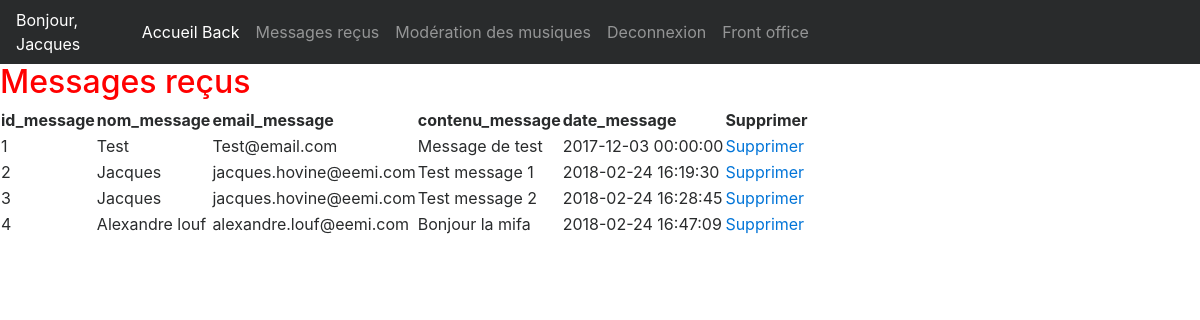
/admin/messages_back.php (signed in), run on an earlier commit of the app's database.
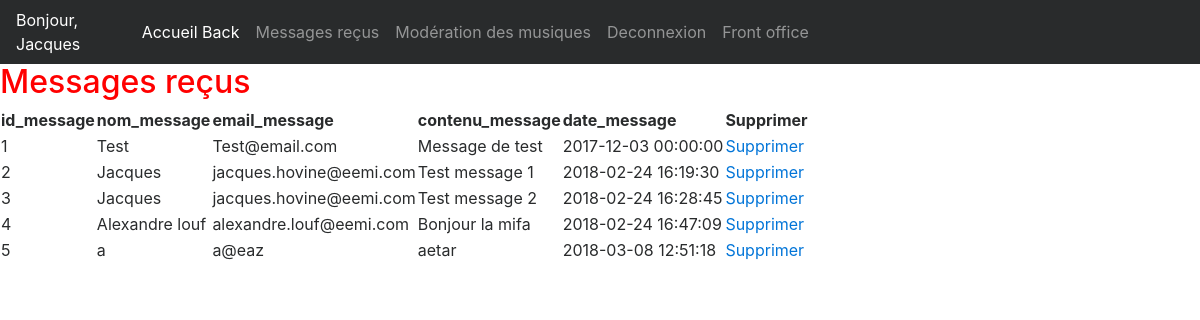
And on a later commit of the database.
### tables this page shows
CREATE TABLE `muzicon_messages` (
  `id_message` int(11) NOT NULL,
  `nom_message` varchar(50) NOT NULL,
  `email_message` varchar(50) NOT NULL,
  `contenu_message` text NOT NULL,
  `date_message` datetime NOT NULL
);

### include/functions.inc.php (called while the page is built, shortened)
<?php
function selectAll($table){
  global $pdo;
  $rowsToGet = $pdo->query('SELECT * FROM ' . $table);
  $rows = $rowsToGet->fetchAll(PDO::FETCH_ASSOC);
  return $rows;
}

### admin/messages_back.php (the view, shortened to what this page needs)
<?php
require_once($_SERVER['DOCUMENT_ROOT']. '/musicon/include/init.inc.php');
include($_SERVER['DOCUMENT_ROOT']. '/musicon/include/functions.inc.php');
$messages = selectAll('muzicon_messages');
include "haut.inc.php";
?>
<main class="flex-col">
  <section class="flex-col flex-sb flex-wrap">
    <div>
      <h2>Messages reçus</h2>
    </div>
    <table>
      <thead>
        <tr>
          <?php foreach($messages[0] as $titles => $value) : ?>
          <th><?= $titles ?></th>
          <?php endforeach; ?>
          <th>Supprimer</th>
        </tr>
      </thead>
      <tbody>
        <?php foreach($messages as $key => $value) : ?>
          <tr>
            <td><?= $value['id_message'] ?></td>
            <td><?= htmlspecialchars($value['nom_message']) ?></td>
            <td><?= htmlspecialchars($value['email_message']) ?></td>
            <td><?= htmlspecialchars($value['contenu_message']) ?></td>
            <td><?= $value['date_message'] ?></td>
            <td><a onclick="return confirm('vous sur de vouloir supprimer ce message ?')" href="messages_back.php?del=<?= $value['id_message'] ?>">Supprimer</a></td>
          </tr>
        <?php endforeach; ?>
      </tbody>
    </table>
  </section>
</main>
<?php
include "bas.inc.php";

### admin/haut.inc.php (shortened to what this page needs)
<!DOCTYPE html>
<html lang="fr">
<head>
  <link rel="stylesheet" href="https://maxcdn.bootstrapcdn.com/font-awesome/4.7.0/css/font-awesome.min.css">
  <link rel="stylesheet" href="../css/themify-icons.css">
  <link rel="stylesheet" type="text/css" href="bootstrap/css/bootstrap.css" />
  <link rel="stylesheet" type="text/css" href="../css/style_back.css">
</head>
<body>
  <nav class="navbar navbar-toggleable-md navbar-inverse bg-inverse">
    <span><?= 'Bonjour, ' . $_SESSION['login'] ?></span>
    <div class="collapse navbar-collapse" id="navbarSupportedContent">
      <ul class="navbar-nav mr-auto">
        <li class="nav-item active">
          <a class="nav-link" href="home_back.php">Accueil Back<span class="sr-only">(current)</span></a>
        </li>
        <li class="nav-item">
          <a class="nav-link" href="messages_back.php">Messages reçus</a>
        </li>
        <li class="nav-item">
          <a class="nav-link" href="#">Modération des musiques</a>
        </li>
        <li class="nav-item">
          <a class="nav-link" href="../deconnexion.php">Deconnexion</a>
        </li>
        <li class="nav-item">
          <a class="nav-link" href="../index.php">Front office</a>
        </li>
      </ul>
    </div>
  </nav>

### admin/bas.inc.php (shortened to what this page needs)
</body>
</html>

### css/style_back.css (style rules this page uses)
h2 { color:red; }
nav span { color:white; }

What changed in the data, as far as the page shows it:
added muzicon_messages: id_message "5", nom_message "a", email_message "a@eaz", contenu_message "aetar", date_message "2018-03-08 12:51:18"
